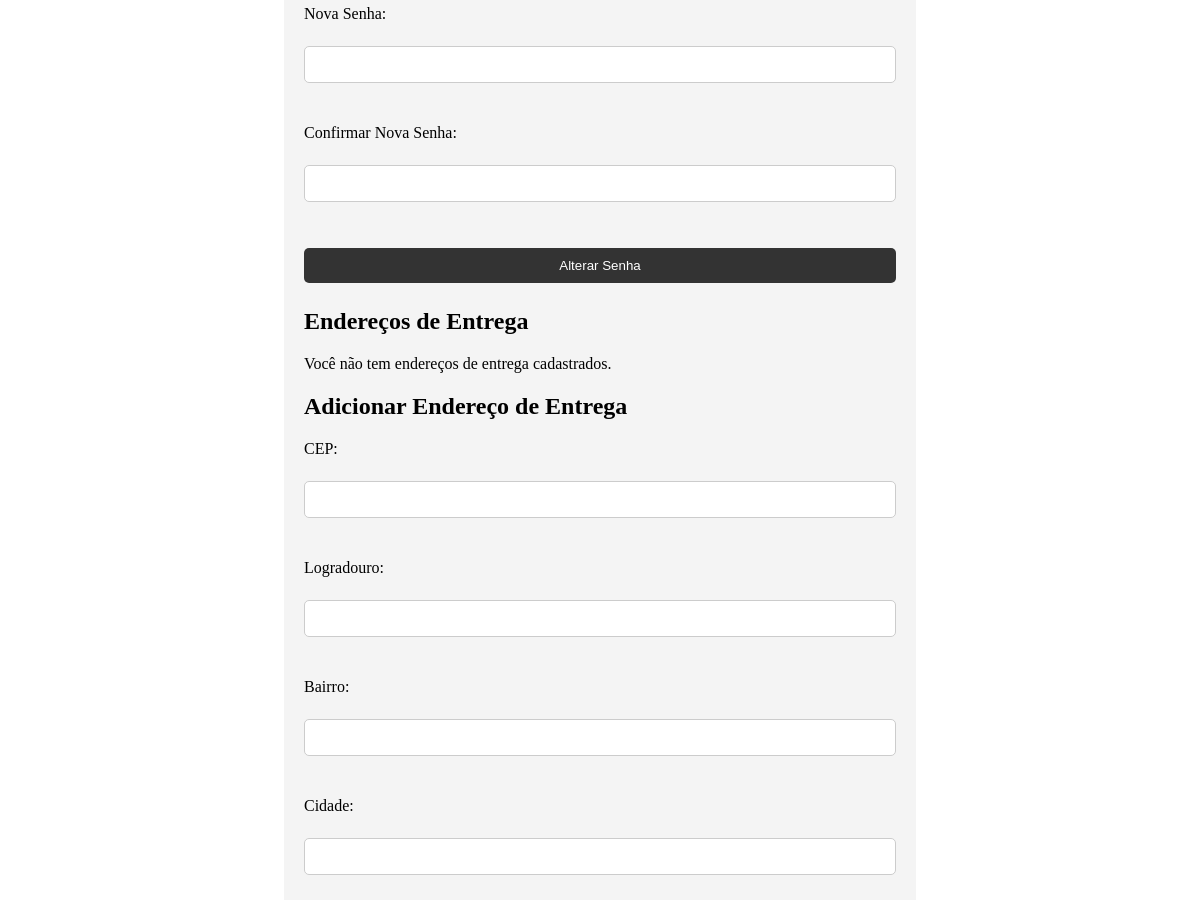
The app's page /dashboardfuncional.php (signed in, middle part), older data.
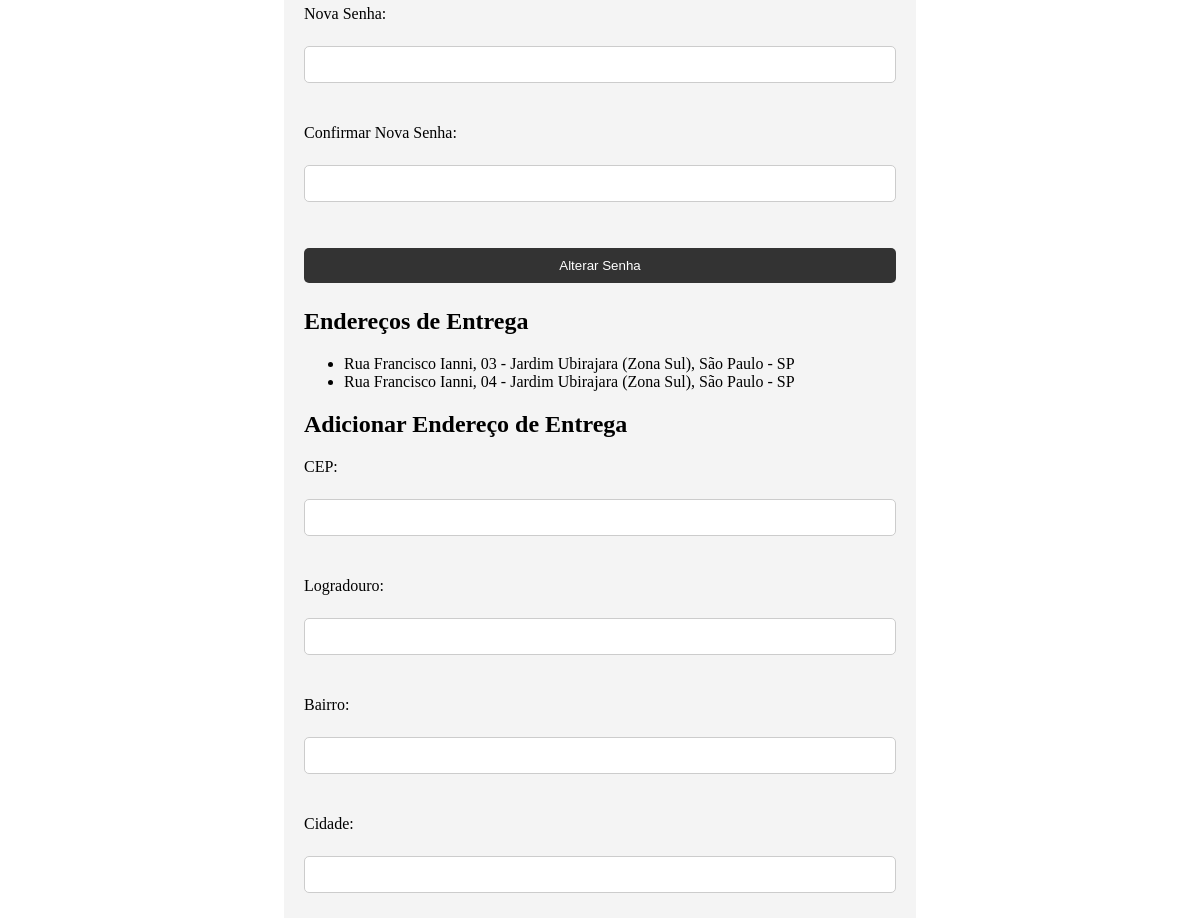
The same page, newer data.
### tables this page shows
CREATE TABLE `endereco` (
  `id` int(11) NOT NULL,
  `usuario_id` bigint(20) NOT NULL,
  `cep` varchar(8) NOT NULL,
  `logradouro` varchar(255) NOT NULL,
  `numero` varchar(10) NOT NULL,
  `complemento` varchar(255) DEFAULT NULL,
  `bairro` varchar(255) NOT NULL,
  `cidade` varchar(255) NOT NULL,
  `uf` varchar(2) NOT NULL,
  `tipo` enum('faturamento','entrega') NOT NULL,
  `padrao` tinyint(1) DEFAULT 0
);

### dashboardfuncional.php (the view, shortened to what this page needs)
<?php
include "connectDB.php";
$usuario_id = $_SESSION['usuario_id'];
$sqlEndereco = "SELECT * FROM endereco WHERE usuario_id = ? AND tipo = 'entrega'";
$stmtEndereco = $mysqli->prepare($sqlEndereco);
$stmtEndereco->bind_param("i", $usuario_id);
$stmtEndereco->execute();
$resultEndereco = $stmtEndereco->get_result();
$enderecos = $resultEndereco->fetch_all(MYSQLI_ASSOC);
?>
<!DOCTYPE html>
<html lang="pt-br">
<head>
    <link rel="stylesheet" href="style.css">
</head>
<body>
<div class="container">
    <form action="dashboard.php" method="POST">
        <label for="senha_atual">Senha Atual:</label><br>
        <input type="password" name="senha_atual" id="senha_atual" required><br><br>
        <label for="nova_senha">Nova Senha:</label><br>
        <input type="password" name="nova_senha" id="nova_senha" required><br><br>
        <label for="confirmar_senha">Confirmar Nova Senha:</label><br>
        <input type="password" name="confirmar_senha" id="confirmar_senha" required><br><br>
        <input type="submit" name="alterar_senha" value="Alterar Senha">
    </form>
    <h2>Endereços de Entrega</h2>
    <?php if (count($enderecos) > 0) { ?>
        <ul>
            <?php foreach ($enderecos as $endereco) { ?>
                <li>
                    <?php echo $endereco['logradouro'] . ', ' . $endereco['numero'] . ' - ' . $endereco['bairro'] . ', ' . $endereco['cidade'] . ' - ' . $endereco['uf']; ?>
                </li>
            <?php } ?>
        </ul>
    <?php } else { ?>
        <p>Você não tem endereços de entrega cadastrados.</p>
    <?php } ?>
    <h2>Adicionar Endereço de Entrega</h2>
    <form action="dashboard.php" method="POST">
        <label for="cep">CEP:</label><br>
        <input type="text" name="cep" id="cep" required><br><br>
        <label for="logradouro">Logradouro:</label><br>
        <input type="text" name="logradouro" id="logradouro" required><br><br>
        <label for="bairro">Bairro:</label><br>
        <input type="text" name="bairro" id="bairro" required><br><br>
        <label for="cidade">Cidade:</label><br>
        <input type="text" name="cidade" id="cidade" required><br><br>
        <label for="uf">Estado (UF):</label><br>
        <input type="text" name="uf" id="uf" required><br><br>
        <label for="numero">Número:</label><br>
        <input type="text" name="numero" id="numero" required><br><br>
        <label for="complemento">Complemento:</label><br>
        <input type="text" name="complemento" id="complemento"><br><br>
    </form>
</div>
</body>
</html>

Row changes from the older to the newer data that the page shows:
added endereco: logradouro "Rua Francisco Ianni", numero "03", bairro "Jardim Ubirajara (Zona Sul)", cidade "São Paulo", uf "SP"
added endereco: logradouro "Rua Francisco Ianni", numero "04", bairro "Jardim Ubirajara (Zona Sul)", cidade "São Paulo", uf "SP"
Text that changed along with them:
text no longer shown: "Você não tem endereços de entrega cadastrados."
